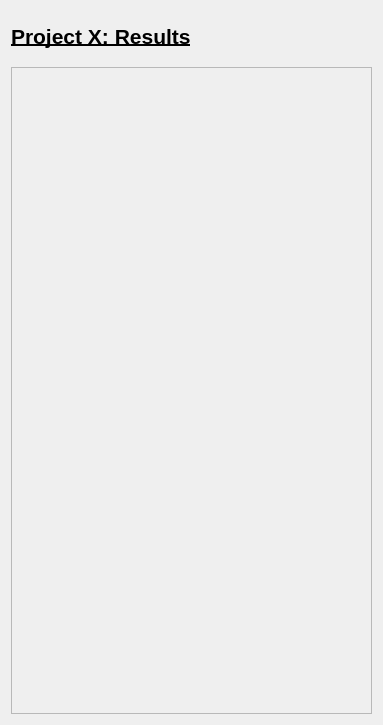
<?xml version="1.0" encoding="UTF-8"?>
<ui version="4.0">
 <class>ResultsWindow</class>
 <widget class="QWidget" name="ResultsWindow">
  <property name="geometry">
   <rect>
    <x>0</x>
    <y>0</y>
    <width>383</width>
    <height>725</height>
   </rect>
  </property>
  <property name="windowTitle">
   <string>Form</string>
  </property>
  <layout class="QVBoxLayout" name="verticalLayout">
   <item>
    <widget class="QLabel" name="page_title">
     <property name="sizePolicy">
      <sizepolicy hsizetype="Preferred" vsizetype="Fixed">
       <horstretch>0</horstretch>
       <verstretch>0</verstretch>
      </sizepolicy>
     </property>
     <property name="maximumSize">
      <size>
       <width>16777215</width>
       <height>50</height>
      </size>
     </property>
     <property name="font">
      <font>
       <pointsize>16</pointsize>
       <weight>75</weight>
       <bold>true</bold>
       <underline>true</underline>
      </font>
     </property>
     <property name="layoutDirection">
      <enum>Qt::LeftToRight</enum>
     </property>
     <property name="text">
      <string>Project X: Results</string>
     </property>
    </widget>
   </item>
   <item>
    <layout class="QGridLayout" name="gridLayout">
     <item row="0" column="0">
      <widget class="QScrollArea" name="scrollArea">
       <property name="sizePolicy">
        <sizepolicy hsizetype="Expanding" vsizetype="Preferred">
         <horstretch>0</horstretch>
         <verstretch>0</verstretch>
        </sizepolicy>
       </property>
       <property name="minimumSize">
        <size>
         <width>0</width>
         <height>520</height>
        </size>
       </property>
       <property name="focusPolicy">
        <enum>Qt::WheelFocus</enum>
       </property>
       <property name="widgetResizable">
        <bool>true</bool>
       </property>
       <widget class="QWidget" name="scrollAreaWidgetContents">
        <property name="geometry">
         <rect>
          <x>0</x>
          <y>0</y>
          <width>361</width>
          <height>647</height>
         </rect>
        </property>
       </widget>
      </widget>
     </item>
    </layout>
   </item>
  </layout>
  <zorder>scrollArea</zorder>
  <zorder>page_title</zorder>
 </widget>
 <resources/>
 <connections/>
</ui>
